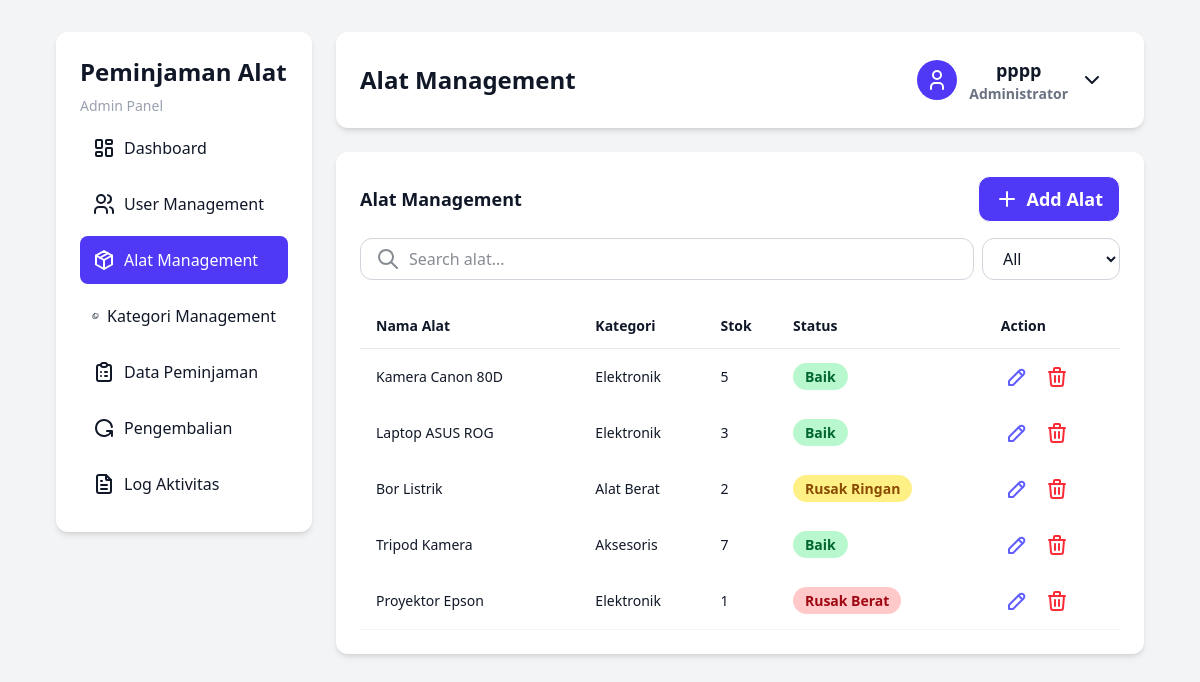
Screenshot of /pages/admin/alat.php (signed in) with the database file from the repository.
### tables this page shows
CREATE TABLE `users` (
  `id_user` int NOT NULL,
  `nama` varchar(100) NOT NULL,
  `username` varchar(100) NOT NULL,
  `password` varchar(255) NOT NULL,
  `role` enum('admin','petugas','peminjam') NOT NULL
);

CREATE TABLE `alat` (
  `id_alat` int NOT NULL,
  `id_kategori` int NOT NULL,
  `nama_alat` varchar(150) NOT NULL,
  `kondisi` enum('Baik','Rusak Ringan','Rusak Berat') DEFAULT 'Baik',
  `stok` int NOT NULL,
  `created_at` timestamp NOT NULL DEFAULT CURRENT_TIMESTAMP
);

CREATE TABLE `kategori` (
  `id_kategori` int NOT NULL,
  `nama_kategori` varchar(100) NOT NULL,
  `keterangan` text,
  `created_at` timestamp NOT NULL DEFAULT CURRENT_TIMESTAMP
);

### pages/admin/alat.php (the view, shortened to what this page needs)
<?php
include '../../config/conn.php';
$id_user = $_SESSION['id_user'];
$query = mysqli_query($conn, "SELECT alat.*, kategori.nama_kategori FROM alat
                                              JOIN kategori ON alat.id_kategori = kategori.id_kategori");
$qUser = mysqli_query($conn, "SELECT * FROM users WHERE id_user='$id_user'");
$data = mysqli_fetch_assoc($qUser);
?>
<!DOCTYPE html>
<html lang="en">
  <head>
    <link rel="stylesheet" href="../../src/output.css" />
  </head>
  <body class="flex gap-6 min-h-screen w-full py-8 px-14">
    <?php
      include '../components/sidebar.php'
?>
    <main class="right-dashboard-section">
      <nav class="navbar">
        <p>Alat Management</p>
        <div class="user-dropdown-wrapper">
          <button id="userBtn" class="user-dropdown-button">
            <div class="user-icon">
              <svg
                xmlns="http://www.w3.org/2000/svg"
                width="24"
                height="24"
                viewBox="0 0 24 24"
                fill="none"
                stroke="currentColor"
                stroke-width="2"
                stroke-linecap="round"
                stroke-linejoin="round"
              >
                <path d="M8 7a4 4 0 1 0 8 0a4 4 0 0 0 -8 0" />
                <path d="M6 21v-2a4 4 0 0 1 4 -4h4a4 4 0 0 1 4 4v2" />
              </svg>
            </div>
            <div class="user-account">
              <p><?= $data['nama'] ?></p>
              <span>Administrator</span>
            </div>
            <svg
              class="dropdown-arrow"
              xmlns="http://www.w3.org/2000/svg"
              width="24"
              height="24"
              viewBox="0 0 24 24"
              fill="none"
              stroke="currentColor"
              stroke-width="2"
              stroke-linecap="round"
              stroke-linejoin="round"
            >
              <path d="M6 9l6 6l6 -6" />
            </svg>
          </button>
        </div>
      </nav>
      <div class="main-card">
        <section class="search-section">
          <div class="top-equipment-section">
            <h3>Alat Management</h3>
            <button id="addBtn">
              <svg
                xmlns="http://www.w3.org/2000/svg"
                width="24"
                height="24"
                viewBox="0 0 24 24"
                fill="none"
                stroke="currentColor"
                stroke-width="2"
                stroke-linecap="round"
                stroke-linejoin="round"
              >
                <path d="M12 5l0 14" />
                <path d="M5 12l14 0" />
              </svg>
              Add Alat
            </button>
          </div>
          <div class="bottom-equipment-section">
            <div class="flex-1 relative">
              <input
                type="text"
                placeholder="Search alat..."
                class="pl-12 w-full"
              />
            </div>
            <select name="" id="">
              <option value="">All</option>
            </select>
          </div>
        </section>
        <section class="equipment-table-section">
          <table class="crud-table">
            <thead>
              <tr>
                <td class="table-header">Nama Alat</td>
                <td class="table-header">Kategori</td>
                <td class="table-header">Stok</td>
                <td class="table-header">Status</td>
                <td class="table-header">Action</td>
              </tr>
            </thead>
            <tbody>
              <?php
while ($data = mysqli_fetch_assoc($query)) :
    $status = $data['kondisi'];
    if ($status == "Baik") {
        $statusColor = "bg-green-200 text-green-800";
    } elseif ($status == "Rusak Ringan") {
        $statusColor = "bg-yellow-200 text-yellow-800";
    } elseif ($status == "Rusak Berat") {
        $statusColor = "bg-red-200 text-red-800";
    } else {
        $statusColor = "bg-gray-200 text-gray-800";
    }
    ?>
              <tr>
                <td><?= $data['nama_alat']; ?> </td>
                <td><?= $data['nama_kategori'] ?></td>
                <td><?= $data['stok'] ?></td>
                <td class="equipment-status">
                  <span class="<?= $statusColor ?>"><?= $data['kondisi'] ?></span>
                </td>
                <td class="button-wrapper">
                  <a
                    href="#"
                    class="edit-button"
                    data-id="<?= $data['id_alat']; ?>"
                    data-nama_alat="<?= $data['nama_alat']; ?>"
                    data-id_kategori="<?= $data['id_kategori']; ?>"
                    data-kondisi="<?= $data['kondisi']; ?>"
                    data-stok="<?= $data['stok']; ?>"
                  >
                    <svg
                      xmlns="http://www.w3.org/2000/svg"
                      width="24"
                      height="24"
                      viewBox="0 0 24 24"
                      fill="none"
                      stroke="currentColor"
                      stroke-width="2"
                      stroke-linecap="round"
                      stroke-linejoin="round"
                    >
                      <path d="M4 20h4l10.5 -10.5a2.828 2.828 0 1 0 -4 -4l-10.5 10.5v4" />
                      <path d="M13.5 6.5l4 4" />
                    </svg>
                  </a>
                  <a href="proses/proses-delete-alat.php?id=<?= $data['id_alat']; ?>"
                     class="delete-button"
                     onclick="return confirm('Yakin hapus alat ini?')">
                  </a>
                </td>
              </tr>
              <?php endwhile; ?>
            </tbody>
          </table>
        </section>
      </div>
    </main>
  </body>
</html>

### pages/components/sidebar.php (shortened to what this page needs)
<?php
$current_page = basename($_SERVER['PHP_SELF']);
?>
<aside class="left-dashboard-section">
    <nav class="sidebar">
    <div>
        <h2>Peminjaman Alat</h2>
        <p>Admin Panel</p>
    </div>
    <ul>
        <li <?php echo ($current_page === 'dashboard.php') ? 'class="active"' : ''; ?>>
        <a href="dashboard.php">Dashboard</a>
        </li>
        <li <?php echo ($current_page === 'user.php') ? 'class="active"' : ''; ?>>
        <a href="../admin/user.php">User Management</a>
        </li>
        <li <?php echo ($current_page === 'alat.php') ? 'class="active"' : ''; ?>>
        <a href="alat.php">Alat Management</a>
        </li>
        <li <?php echo ($current_page === 'kategori.php') ? 'class="active"' : ''; ?>>
        <a href="kategori.php">Kategori Management</a>
        </li>
        <li <?php echo ($current_page === 'data_peminjaman.php') ? 'class="active"' : ''; ?>>
        <a href="data_peminjaman.php">Data Peminjaman</a>
        </li>
        <li <?php echo ($current_page === 'pengembalian.php') ? 'class="active"' : ''; ?>>
        <svg
            xmlns="http://www.w3.org/2000/svg"
            width="24"
            height="24"
            viewBox="0 0 24 24"
            fill="none"
            stroke="currentColor"
            stroke-width="2"
            stroke-linecap="round"
            stroke-linejoin="round"
        >
            <path d="M19.95 11a8 8 0 1 0 -.5 4m.5 5v-5h-5" />
        </svg>
        <a href="pengembalian.php">Pengembalian</a>
        </li>
        <li <?php echo ($current_page === 'log_aktivitas.php') ? 'class="active"' : ''; ?>>
        <a href="log_aktivitas.php">Log Aktivitas</a>
        </li>
    </ul>
    </nav>
</aside>

### rows the page displays
users: nama "pppp"
alat: nama_alat "Kamera Canon 80D", id_kategori.nama_kategori "Elektronik", stok "5", kondisi "Baik"
alat: nama_alat "Laptop ASUS ROG", id_kategori.nama_kategori "Elektronik", stok "3", kondisi "Baik"
alat: nama_alat "Bor Listrik", id_kategori.nama_kategori "Alat Berat", stok "2", kondisi "Rusak Ringan"
alat: nama_alat "Tripod Kamera", id_kategori.nama_kategori "Aksesoris", stok "7", kondisi "Baik"
alat: nama_alat "Proyektor Epson", id_kategori.nama_kategori "Elektronik", stok "1", kondisi "Rusak Berat"
